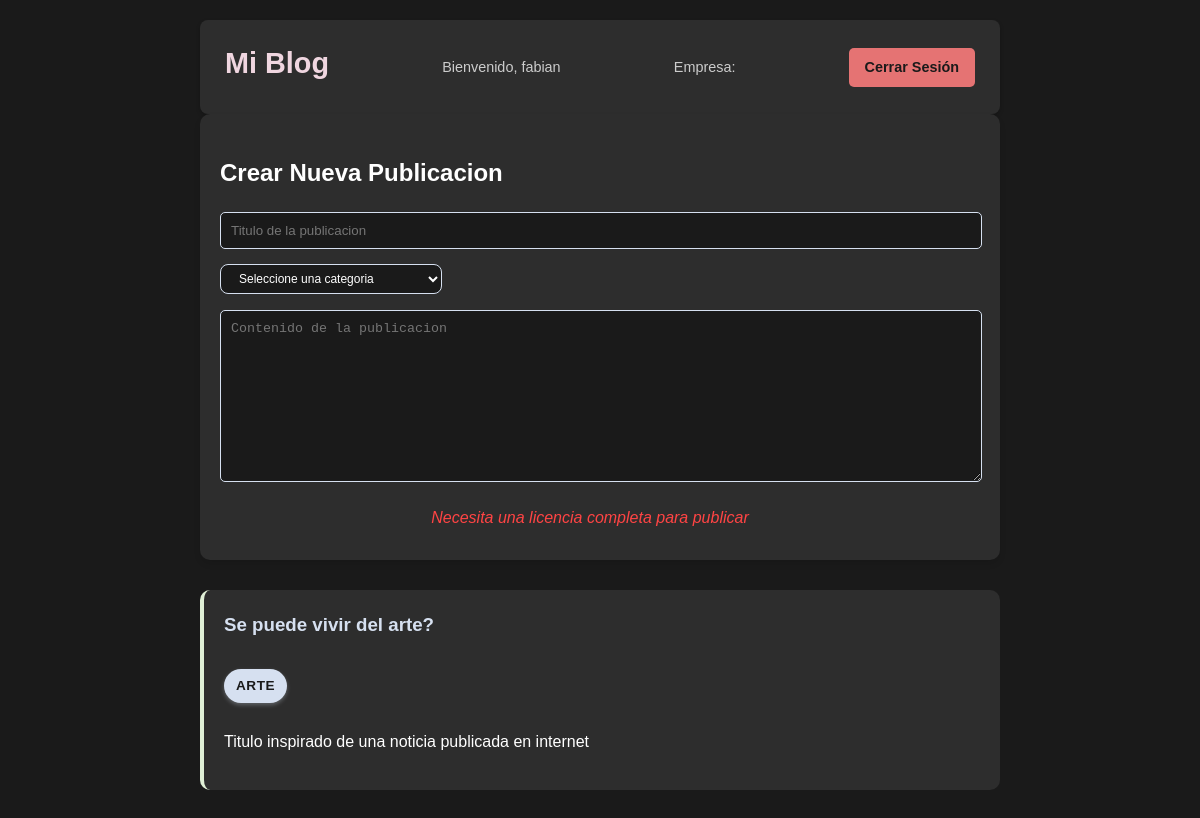
The app's page /vistas/usuario/index.php (signed in) with its own data.
### tables this page shows
CREATE TABLE `post` (
  `id_post` int(11) NOT NULL,
  `titulo` varchar(60) NOT NULL,
  `contenido` text NOT NULL,
  `id_categoria` int(11) NOT NULL,
  `doc_usu` varchar(15) NOT NULL
);

CREATE TABLE `categoria` (
  `id_categoria` int(11) NOT NULL,
  `nom_categoria` varchar(100) NOT NULL
);

### vistas/usuario/index.php (the view, shortened to what this page needs)
<?php
$conex = new Database;
$con = $conex->conectar();
$doc_usu = $_SESSION['user_id'];
$sql = $con->prepare("
    SELECT post.*, categoria.nom_categoria
    FROM post
    LEFT JOIN categoria ON post.id_categoria = categoria.id_categoria
    WHERE post.doc_usu = ?
    ORDER BY post.id_post DESC
");
$sql->execute([$doc_usu]);
$posts = $sql->fetchAll(PDO::FETCH_ASSOC);
?>
<?php
    $sql_empresa = $con->prepare("
        SELECT usuarios.*, empresa.nom_empresa
        FROM usuarios
        INNER JOIN empresa ON usuarios.NIT = empresa.NIT
        WHERE usuarios.doc_usu = ?");
    $sql_empresa->execute([$doc_usu]);
    $empresa = $sql_empresa->fetch(PDO::FETCH_ASSOC);
    $sql_licencia = $con->prepare("
        SELECT l.id_tipolicencia
        FROM licencia l
        WHERE l.nit_empresa = ?
        AND l.id_estado = 1
        AND l.fecha_fin >= CURRENT_DATE()
        ORDER BY l.fecha_fin DESC
        LIMIT 1");
    $sql_licencia->execute([$empresa['NIT']]);
    $licencia = $sql_licencia->fetch(PDO::FETCH_ASSOC);
?>
<!DOCTYPE html>
<html lang="es">
<head>
    <link rel="stylesheet" href="../../assets/css/blog.css">
    <link rel="stylesheet" href="../../assets/css/licencias.css">
</head>
<body>
    <div class="container">
        <header class="header-container">
            <h1>Mi Blog</h1>
            <p>Bienvenido, <?php echo $_SESSION['nom_usu']; ?></p>
            <p>Empresa: <?php echo htmlspecialchars($empresa['nom_empresa']); ?></p>
            <a href="../../includes/cerrar_sesion.php" class="cerrar-sesion">Cerrar Sesión</a>
        </header>
        <div class="nuevo-post">
            <h2>Crear Nueva Publicacion</h2>
            <form action="crear_post.php" class="tuki" method="post">
                <div class="form-group">
                    <input type="text" name="titulo" placeholder="Titulo de la publicacion" required>
                </div>
                <div class="form-group">
                    <select name="id_categoria" class="categoria" id="id_categoria" required>
                        <option value="">Seleccione una categoria</option>
                    </select>
                </div>
                <div class="form-group">
                    <textarea name="contenido" placeholder="Contenido de la publicacion" required></textarea>
                </div>
                <?php if ($licencia && $licencia['id_tipolicencia'] != 1): ?>
                    <button type="submit" name="publicar">Publicar</button>
                <?php else: ?>
                    <p class="licencia-mensaje">Necesita una licencia completa para publicar</p>
                <?php endif; ?>
            </form>
        </div>
        <div class="posts">
            <?php if ($posts):
                 foreach ($posts as $post): ?>
                    <article class="post">
                        <h3><?php echo htmlspecialchars($post['titulo']); ?></h3>
                        <span class="categoria"><?php echo $post['nom_categoria']; ?></span>
                        <p><?php echo nl2br(htmlspecialchars($post['contenido'])); ?></p>
                    </article>
                <?php endforeach; ?>
            <?php else: ?>
                <p class="no-posts">no has creado ninguna publicacion</p>
            <?php endif; ?>
        </div>
    </div>
</body>
</html>

### assets/css/blog.css (style rules this page uses)
:root { --bg-dark: #1a1a1a; --bg-card: #2d2d2d; --text-primary: #ffffff; --text-secondary: #cccccc; --accent-1: #f0d6e0; --accent-2: #d6e0f0; --accent-3: #e0f0d6; }
body { background-color: var(--bg-dark); color: var(--text-primary); font-family: 'Arial', sans-serif; margin: 0; padding: 0; line-height: 1.6; }
.container { max-width: 800px; margin: 0 auto; padding: 20px; }
header { padding: 0; border-bottom: none; margin-bottom: 30px; }
.header-container { display: flex; justify-content: space-between; align-items: center; padding: 20px 25px; background-color: var(--bg-card); border-radius: 8px; box-shadow: 0 2px 4px rgba(0, 0, 0, 0.2); margin-bottom: 0; }
.header-container h1 { color: var(--accent-1); margin: 0 0 8px 0; font-size: 1.8em; }
.header-container p { margin: 0; color: var(--text-secondary); font-size: 0.9em; }
.cerrar-sesion { background-color: #e57373; color: var(--bg-dark); padding: 8px 16px; border-radius: 5px; text-decoration: none; font-weight: bold; transition: all 0.3s ease; font-size: 0.9em; }
.nuevo-post { background-color: var(--bg-card); padding: 20px ; border-radius: 10px; margin-bottom: 30px; box-shadow: 0 4px 6px rgba(0, 0, 0, 0.1); }
.tuki { padding-right: 20px; }
.form-group { margin-bottom: 15px; }
input[type="text"], textarea { width: 100%; padding: 10px; border: 1px solid var(--accent-2); background-color: var(--bg-dark); color: var(--text-primary); border-radius: 5px; }
textarea { min-height: 150px; resize: vertical; }
.post { background-color: var(--bg-card); padding: 20px; border-radius: 10px; margin-bottom: 20px; border-left: 4px solid var(--accent-3); }
.post h3 { color: var(--accent-2); margin-top: 0; }
span.categoria { display: inline-block; background-color: var(--accent-2); color: var(--bg-dark); padding: 6px 12px; border-radius: 20px; font-size: 0.85em; font-weight: bold; margin: 10px 0; box-shadow: 0 2px 4px rgba(214, 224, 240, 0.3); text-transform: uppercase; letter-spacing: 0.5px; transition: all 0.3s ease; }
select.categoria { width: 30%; padding: 6px 14px; border: 1px solid var(--accent-2); background-color: var(--bg-dark); color: var(--text-primary); border-radius: 8px; font-size: 12px; cursor: pointer; transition: all 0.3s ease; margin-bottom: 1px; }
select.categoria option { background-color: var(--bg-card); color: var(--text-primary); padding: 12px; }
.licencia-mensaje { color: #ff4444; text-align: center; margin: 10px 0; font-style: italic; }

### assets/css/licencias.css (style rules this page uses)
:root { --estado-activo: #4CAF50; --estado-inactivo: #ff9800; --estado-expirado: #f44336; --demo-color: #2196F3; --comercial-color: #9c27b0; }
h2 { text-decoration: outline; }

### records on screen
post: titulo "Se puede vivir del arte?", id_categoria.nom_categoria "ARTE", contenido "Titulo inspirado de una noticia publicada en internet"

### other values on screen
$_SESSION['nom_usu'] "fabian"
